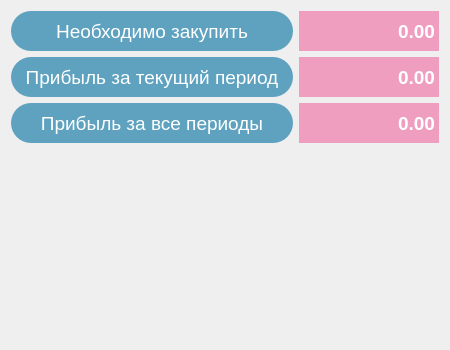
           <widget class="QWidget" name="rightWidget" native="true">
            <property name="sizePolicy">
             <sizepolicy hsizetype="Preferred" vsizetype="Preferred">
              <horstretch>0</horstretch>
              <verstretch>0</verstretch>
             </sizepolicy>
            </property>
            <property name="minimumSize">
             <size>
              <width>450</width>
              <height>350</height>
             </size>
            </property>
            <layout class="QVBoxLayout" name="verticalLayout_8">
             <item>
              <widget class="QWidget" name="resultWidget" native="true">
               <property name="sizePolicy">
                <sizepolicy hsizetype="Preferred" vsizetype="Fixed">
                 <horstretch>0</horstretch>
                 <verstretch>0</verstretch>
                </sizepolicy>
               </property>
               <property name="minimumSize">
                <size>
                 <width>400</width>
                 <height>0</height>
                </size>
               </property>
               <layout class="QHBoxLayout" name="horizontalLayout_19">
                <property name="leftMargin">
                 <number>0</number>
                </property>
                <property name="topMargin">
                 <number>0</number>
                </property>
                <property name="rightMargin">
                 <number>0</number>
                </property>
                <property name="bottomMargin">
                 <number>0</number>
                </property>
                <item>
                 <widget class="QLabel" name="label_11">
                  <property name="sizePolicy">
                   <sizepolicy hsizetype="Preferred" vsizetype="Fixed">
                    <horstretch>0</horstretch>
                    <verstretch>0</verstretch>
                   </sizepolicy>
                  </property>
                  <property name="minimumSize">
                   <size>
                    <width>0</width>
                    <height>40</height>
                   </size>
                  </property>
                  <property name="font">
                   <font>
                    <family>Arial</family>
                    <pointsize>14</pointsize>
                    <italic>false</italic>
                   </font>
                  </property>
                  <property name="styleSheet">
                   <string notr="true">QLabel {
     border: none;
	height: 40px;
     border-radius: 20px;
	background-color: #5EA2BF;
	color: white;
 }</string>
                  </property>
                  <property name="text">
                   <string>Необходимо закупить</string>
                  </property>
                  <property name="alignment">
                   <set>Qt::AlignCenter</set>
                  </property>
                  <property name="margin">
                   <number>10</number>
                  </property>
                 </widget>
                </item>
                <item>
                 <widget class="QDoubleSpinBox" name="doubleSpinBox_9">
                  <property name="sizePolicy">
                   <sizepolicy hsizetype="Fixed" vsizetype="Fixed">
                    <horstretch>0</horstretch>
                    <verstretch>0</verstretch>
                   </sizepolicy>
                  </property>
                  <property name="minimumSize">
                   <size>
                    <width>140</width>
                    <height>40</height>
                   </size>
                  </property>
                  <property name="font">
                   <font>
                    <family>Arial</family>
                    <pointsize>14</pointsize>
                    <weight>75</weight>
                    <bold>true</bold>
                   </font>
                  </property>
                  <property name="focusPolicy">
                   <enum>Qt::ClickFocus</enum>
                  </property>
                  <property name="styleSheet">
                   <string notr="true">QDoubleSpinBox
{
     border: none;
	background-color: rgb(239, 158, 192);
	color: white;
}


QDoubleSpinBox:focused
{
    border-width: 2px;
    border-style: solid;
    border-color: red;
}</string>
                  </property>
                  <property name="wrapping">
                   <bool>false</bool>
                  </property>
                  <property name="frame">
                   <bool>false</bool>
                  </property>
                  <property name="alignment">
                   <set>Qt::AlignRight|Qt::AlignTrailing|Qt::AlignVCenter</set>
                  </property>
                  <property name="readOnly">
                   <bool>true</bool>
                  </property>
                  <property name="buttonSymbols">
                   <enum>QAbstractSpinBox::NoButtons</enum>
                  </property>
                  <property name="accelerated">
                   <bool>true</bool>
                  </property>
                  <property name="showGroupSeparator" stdset="0">
                   <bool>true</bool>
                  </property>
                  <property name="maximum">
                   <double>10000000.000000000000000</double>
                  </property>
                 </widget>
                </item>
               </layout>
              </widget>
             </item>
             <item>
              <widget class="QWidget" name="resultWidget_2" native="true">
               <property name="sizePolicy">
                <sizepolicy hsizetype="Preferred" vsizetype="Fixed">
                 <horstretch>0</horstretch>
                 <verstretch>0</verstretch>
                </sizepolicy>
               </property>
               <property name="minimumSize">
                <size>
                 <width>400</width>
                 <height>0</height>
                </size>
               </property>
               <layout class="QHBoxLayout" name="horizontalLayout_20">
                <property name="leftMargin">
                 <number>0</number>
                </property>
                <property name="topMargin">
                 <number>0</number>
                </property>
                <property name="rightMargin">
                 <number>0</number>
                </property>
                <property name="bottomMargin">
                 <number>0</number>
                </property>
                <item>
                 <widget class="QLabel" name="label_12">
                  <property name="sizePolicy">
                   <sizepolicy hsizetype="Preferred" vsizetype="Fixed">
                    <horstretch>0</horstretch>
                    <verstretch>0</verstretch>
                   </sizepolicy>
                  </property>
                  <property name="minimumSize">
                   <size>
                    <width>0</width>
                    <height>40</height>
                   </size>
                  </property>
                  <property name="font">
                   <font>
                    <family>Arial</family>
                    <pointsize>14</pointsize>
                    <italic>false</italic>
                   </font>
                  </property>
                  <property name="styleSheet">
                   <string notr="true">QLabel {
     border: none;
	height: 40px;
     border-radius: 20px;
	background-color: #5EA2BF;
	color: white;
 }</string>
                  </property>
                  <property name="text">
                   <string>Прибыль за текущий период</string>
                  </property>
                  <property name="alignment">
                   <set>Qt::AlignCenter</set>
                  </property>
                  <property name="margin">
                   <number>10</number>
                  </property>
                 </widget>
                </item>
                <item>
                 <widget class="QDoubleSpinBox" name="doubleSpinBox_10">
                  <property name="sizePolicy">
                   <sizepolicy hsizetype="Fixed" vsizetype="Fixed">
                    <horstretch>0</horstretch>
                    <verstretch>0</verstretch>
                   </sizepolicy>
                  </property>
                  <property name="minimumSize">
                   <size>
                    <width>140</width>
                    <height>40</height>
                   </size>
                  </property>
                  <property name="font">
                   <font>
                    <family>Arial</family>
                    <pointsize>14</pointsize>
                    <weight>75</weight>
                    <bold>true</bold>
                   </font>
                  </property>
                  <property name="focusPolicy">
                   <enum>Qt::ClickFocus</enum>
                  </property>
                  <property name="styleSheet">
                   <string notr="true">QDoubleSpinBox
{
     border: none;
	background-color: rgb(239, 158, 192);
	color: white;
}


QDoubleSpinBox:focused
{
    border-width: 2px;
    border-style: solid;
    border-color: red;
}</string>
                  </property>
                  <property name="wrapping">
                   <bool>false</bool>
                  </property>
                  <property name="frame">
                   <bool>false</bool>
                  </property>
                  <property name="alignment">
                   <set>Qt::AlignRight|Qt::AlignTrailing|Qt::AlignVCenter</set>
                  </property>
                  <property name="readOnly">
                   <bool>true</bool>
                  </property>
                  <property name="buttonSymbols">
                   <enum>QAbstractSpinBox::NoButtons</enum>
                  </property>
                  <property name="accelerated">
                   <bool>true</bool>
                  </property>
                  <property name="showGroupSeparator" stdset="0">
                   <bool>true</bool>
                  </property>
                  <property name="maximum">
                   <double>10000000.000000000000000</double>
                  </property>
                 </widget>
                </item>
               </layout>
              </widget>
             </item>
             <item>
              <widget class="QWidget" name="resultWidget_3" native="true">
               <property name="sizePolicy">
                <sizepolicy hsizetype="Preferred" vsizetype="Fixed">
                 <horstretch>0</horstretch>
                 <verstretch>0</verstretch>
                </sizepolicy>
               </property>
               <property name="minimumSize">
                <size>
                 <width>400</width>
                 <height>0</height>
                </size>
               </property>
               <layout class="QHBoxLayout" name="horizontalLayout_21">
                <property name="leftMargin">
                 <number>0</number>
                </property>
                <property name="topMargin">
                 <number>0</number>
                </property>
                <property name="rightMargin">
                 <number>0</number>
                </property>
                <property name="bottomMargin">
                 <number>0</number>
                </property>
                <item>
                 <widget class="QLabel" name="label_13">
                  <property name="sizePolicy">
                   <sizepolicy hsizetype="Preferred" vsizetype="Fixed">
                    <horstretch>0</horstretch>
                    <verstretch>0</verstretch>
                   </sizepolicy>
                  </property>
                  <property name="minimumSize">
                   <size>
                    <width>0</width>
                    <height>40</height>
                   </size>
                  </property>
                  <property name="font">
                   <font>
                    <family>Arial</family>
                    <pointsize>14</pointsize>
                    <italic>false</italic>
                   </font>
                  </property>
                  <property name="styleSheet">
                   <string notr="true">QLabel {
     border: none;
	height: 40px;
     border-radius: 20px;
	background-color: #5EA2BF;
	color: white;
 }</string>
                  </property>
                  <property name="text">
                   <string>Прибыль за все периоды</string>
                  </property>
                  <property name="alignment">
                   <set>Qt::AlignCenter</set>
                  </property>
                  <property name="margin">
                   <number>10</number>
                  </property>
                 </widget>
                </item>
                <item>
                 <widget class="QDoubleSpinBox" name="doubleSpinBox_11">
                  <property name="sizePolicy">
                   <sizepolicy hsizetype="Fixed" vsizetype="Fixed">
                    <horstretch>0</horstretch>
                    <verstretch>0</verstretch>
                   </sizepolicy>
                  </property>
                  <property name="minimumSize">
                   <size>
                    <width>140</width>
                    <height>40</height>
                   </size>
                  </property>
                  <property name="font">
                   <font>
                    <family>Arial</family>
                    <pointsize>14</pointsize>
                    <weight>75</weight>
                    <bold>true</bold>
                   </font>
                  </property>
                  <property name="focusPolicy">
                   <enum>Qt::ClickFocus</enum>
                  </property>
                  <property name="styleSheet">
                   <string notr="true">QDoubleSpinBox
{
     border: none;
	background-color: rgb(239, 158, 192);
	color: white;
}


QDoubleSpinBox:focused
{
    border-width: 2px;
    border-style: solid;
    border-color: red;
}</string>
                  </property>
                  <property name="wrapping">
                   <bool>false</bool>
                  </property>
                  <property name="frame">
                   <bool>false</bool>
                  </property>
                  <property name="alignment">
                   <set>Qt::AlignRight|Qt::AlignTrailing|Qt::AlignVCenter</set>
                  </property>
                  <property name="readOnly">
                   <bool>true</bool>
                  </property>
                  <property name="buttonSymbols">
                   <enum>QAbstractSpinBox::NoButtons</enum>
                  </property>
                  <property name="accelerated">
                   <bool>true</bool>
                  </property>
                  <property name="showGroupSeparator" stdset="0">
                   <bool>true</bool>
                  </property>
                  <property name="maximum">
                   <double>10000000.000000000000000</double>
                  </property>
                 </widget>
                </item>
               </layout>
              </widget>
             </item>
             <item>
              <widget class="QWidget" name="plotWidget" native="true">
               <property name="minimumSize">
                <size>
                 <width>100</width>
                 <height>100</height>
                </size>
               </property>
              </widget>
             </item>
            </layout>
           </widget>
